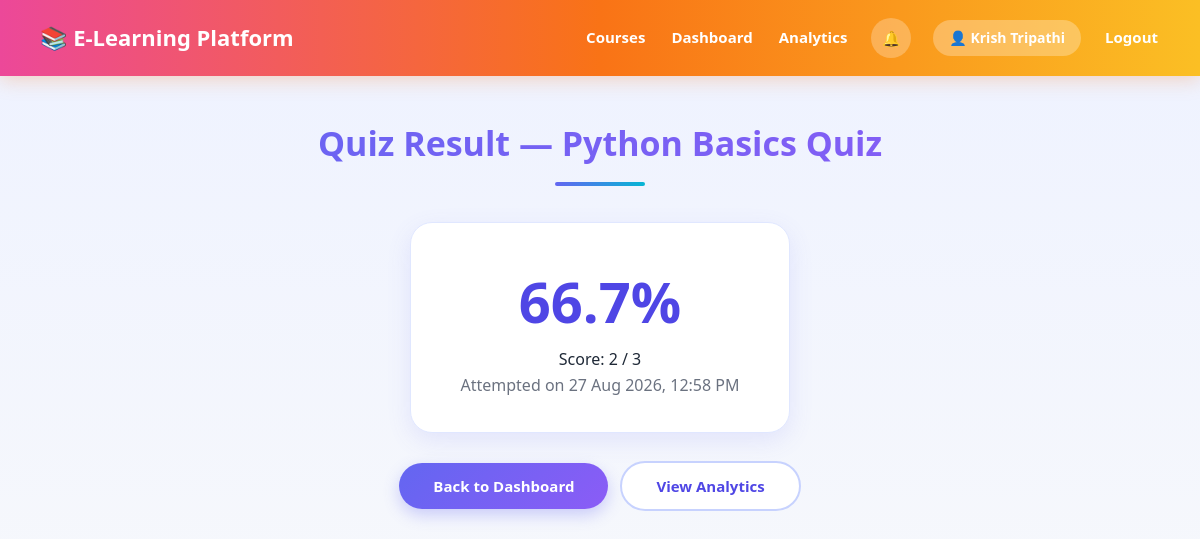
The app's page /result/1 (signed in) with its own data.
### tables this page shows
CREATE TABLE quizzes (
            id INTEGER PRIMARY KEY AUTOINCREMENT,
            course_id INTEGER NOT NULL,
            title TEXT NOT NULL,
            time_limit INTEGER DEFAULT 10,
            FOREIGN KEY (course_id) REFERENCES courses(id)
        );

CREATE TABLE attempts (
            id INTEGER PRIMARY KEY AUTOINCREMENT,
            quiz_id INTEGER NOT NULL,
            student_id INTEGER NOT NULL,
            score INTEGER NOT NULL,
            total INTEGER NOT NULL,
            attempted_at TEXT,
            FOREIGN KEY (quiz_id) REFERENCES quizzes(id),
            FOREIGN KEY (student_id) REFERENCES users(id)
        );

### app.py (the view)
@app.route("/result/<int:attempt_id>")
def quiz_result(attempt_id):
    if not login_required("student"):
        return redirect(url_for("login"))
    conn = get_db()
    attempt = conn.execute("""
        SELECT a.*, q.title as quiz_title FROM attempts a
        JOIN quizzes q ON q.id = a.quiz_id
        WHERE a.id = ? AND a.student_id = ?
    """, (attempt_id, session["user_id"])).fetchone()
    conn.close()
    if not attempt:
        flash("Result not found.", "error")
        return redirect(url_for("student_dashboard"))
    percentage = round((attempt["score"] / attempt["total"]) * 100, 1) if attempt["total"] else 0
    return render_template("quiz_result.html", attempt=attempt, percentage=percentage)

### app.py (called while the page is built)
def get_db():
    conn = sqlite3.connect(DB_PATH)
    conn.row_factory = sqlite3.Row
    conn.execute("PRAGMA foreign_keys = ON")
    return conn

def login_required(role=None):
    if "user_id" not in session:
        return False
    if role and session.get("role") != role:
        return False
    return True

@app.context_processor
def inject_notifications():
    if "user_id" in session:
        conn = get_db()
        count = conn.execute(
            "SELECT COUNT(*) as c FROM notifications WHERE user_id = ? AND is_read = 0",
            (session["user_id"],),
        ).fetchone()["c"]
        conn.close()
        return {"unread_count": count}
    return {"unread_count": 0}

### templates/quiz_result.html (shortened to what this page needs)
{% extends "base.html" %}
{% block content %}
    <h2>Quiz Result — {{ attempt.quiz_title }}</h2>
    <div class="result-box">
        <h1>{{ percentage }}%</h1>
        <p>Score: {{ attempt.score }} / {{ attempt.total }}</p>
        <p class="muted">Attempted on {{ attempt.attempted_at }}</p>
    </div>
    <div class="center-row">
        <a class="btn" href="{{ url_for('student_dashboard') }}">Back to Dashboard</a>
        <a class="btn secondary" href="{{ url_for('student_analytics') }}">View Analytics</a>
    </div>
{% endblock %}

### static/style.css (style rules this page uses)
:root { --primary: #6366f1; --primary-dark: #4f46e5; --violet: #8b5cf6; --cyan: #06b6d4; --text: #1f2937; --muted: #6b7280; --danger: #ef4444; --danger-dark: #dc2626; --success: #10b981; --border: #e0e7ff; --card-bg: #ffffff; --shadow: 0 8px 24px rgba(99, 102, 241, 0.12); }
* { margin: 0; padding: 0; box-sizing: border-box; }
body { font-family: 'Segoe UI', Arial, sans-serif; background: linear-gradient(180deg, #eef2ff 0%, #f9fafb 100%) fixed; color: var(--text); line-height: 1.6; min-height: 100vh; }
a { color: var(--primary-dark); text-decoration: none; }
h2 { text-align: center; font-size: 34px; font-weight: 800; margin-bottom: 36px; background: linear-gradient(90deg, var(--primary), var(--violet)); -webkit-background-clip: text; background-clip: text; -webkit-text-fill-color: transparent; position: relative; padding-bottom: 16px; }
h2::after { content: ""; position: absolute; left: 50%; bottom: 0; transform: translateX(-50%); width: 90px; height: 4px; border-radius: 4px; background: linear-gradient(90deg, var(--primary), var(--cyan)); }
.center-row { display: flex; flex-wrap: wrap; justify-content: center; align-items: center; gap: 12px; margin-bottom: 10px; }
.muted { color: var(--muted); }
.btn { display: inline-flex; align-items: center; justify-content: center; padding: 13px 34px; border: none; border-radius: 50px; background: linear-gradient(135deg, var(--primary), var(--violet)); color: #fff; font: 700 15px 'Segoe UI', Arial, sans-serif; text-decoration: none; cursor: pointer; box-shadow: 0 6px 16px rgba(99, 102, 241, 0.3); transition: transform .15s, box-shadow .15s; }
.btn.secondary { background: #fff; color: var(--primary-dark); border: 2px solid #c7d2fe; box-shadow: none; }
.result-box { max-width: 380px; margin: 0 auto 28px; padding: 34px; text-align: center; background: #fff; border: 1px solid var(--border); border-radius: 22px; box-shadow: var(--shadow); }
.result-box h1 { font-size: 56px; color: var(--primary-dark); }

### records on screen
quizzes: quiz_title "Python Basics Quiz"
attempts: score "2", total "3", attempted_at "27 Aug 2026, 12:58 PM"

### other values on screen
{{ session.get('name') }} "Krish Tripathi"
{{ percentage }} "66.7"
